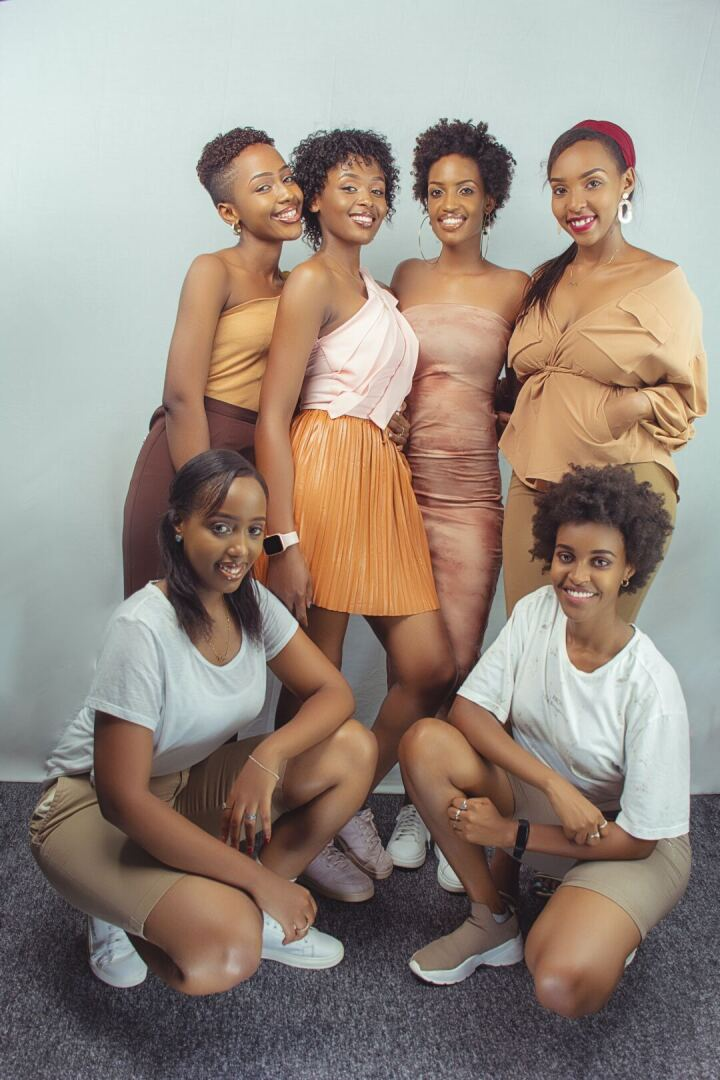
#> input picture testData/facetest1.jpg, 720 x 1080 px; its folder holds only this picture in this run
$ python task1.py
#> lines starting #> are read from the running program, lines starting #| are printed output that depends on the picture; after the words box and inside, x2 and y2 are one past the last pixel; in counts of white or black regions, pixels touching at a corner belong together
#Import opencv and json modules
import cv2
import json

#Load the cascade
face_cascade = cv2.CascadeClassifier('haarcascade_frontalface_default.xml')

#Variable needed for path
test_data_path = 'testData'

#Load JSON file
with open(f'./{test_data_path}/groundTruth.json') as configfile:
#> (reads testData/groundTruth.json from the repository)
    test_configs = json.load(configfile)

#Variables needed to calculate accuracy%
total_images = len(test_configs)
accurate_face_count = 0

#Loop to iterate through all testData
for test_config in test_configs:

    img = cv2.imread(f"./{test_data_path}/{test_config['fileName']}")  #Fixing the access to the fileName
#> img is the input picture: shape (1080, 720, 3); mean B, G, R 129.9, 140.3, 153.1
    print('\nTest Photo Name:', test_config['fileName'])  #Print name of the photo thats being examined
    print('Number of faces given:',test_config['faces'])  #Print number of faces of that photo pre-determined inside groundTruth.json


    #Convert into grayscale
    gray = cv2.cvtColor(img, cv2.COLOR_BGR2GRAY)
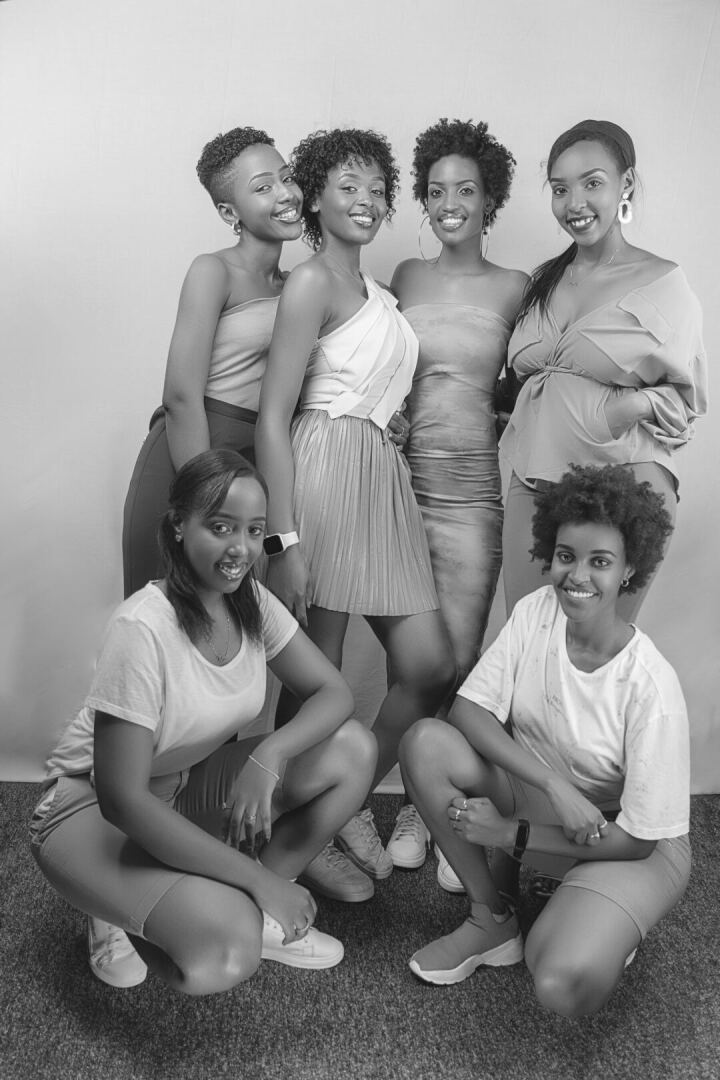
#> gray: shape (1080, 720); min 10, max 255, mean 142.9

    #Detect faces
    faces = face_cascade.detectMultiScale(gray, 1.1, 4)
#> faces = [[413, 160, 79, 79], [320, 159, 78, 78], [534, 148, 93, 93], [538, 523, 94, 94]]

    #Print the number of faces detected from the program
    facesAmount = len(faces)
#> facesAmount = 4
    print('Number of faces detected:',facesAmount)
#| Number of faces detected: 4

    #Draw rectangle around the faces
    for (x, y, w, h) in faces:
        cv2.rectangle(img, (x, y), (x + w, y + h), (255, 0, 0), 2)
#> this loop made 4 passes
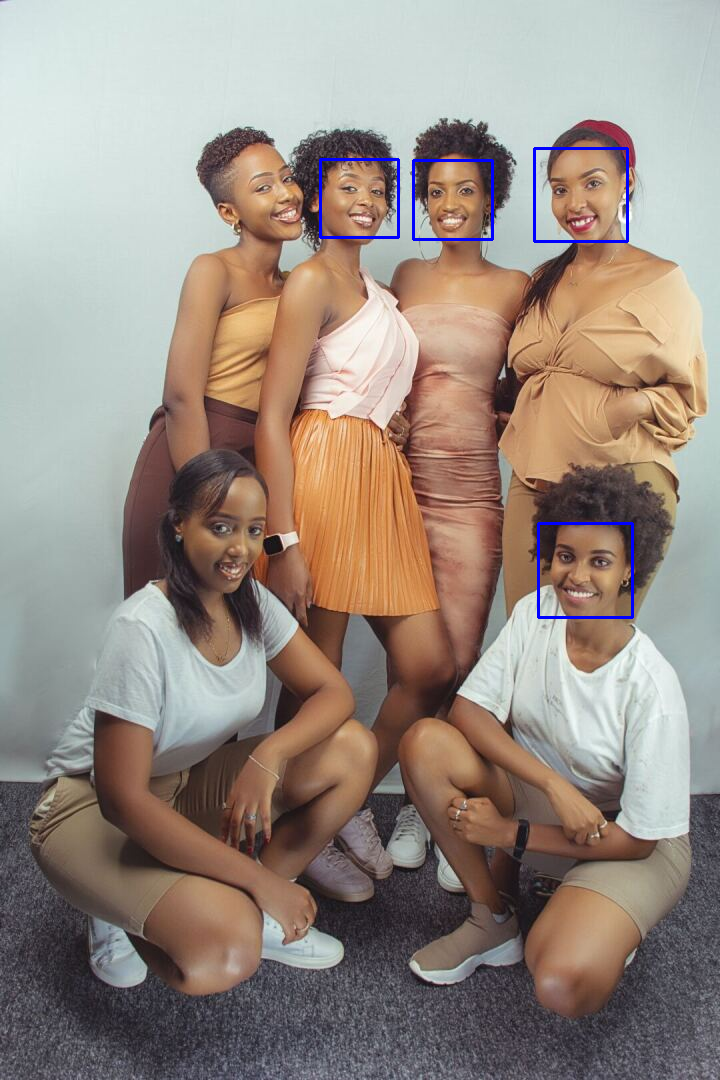
#> img: shape (1080, 720, 3); 0.53% of pixels changed, all inside (x1, y1, x2, y2) = (319, 147, 634, 619)
#> (the run stopped early here; a loop or call above may not have finished)
